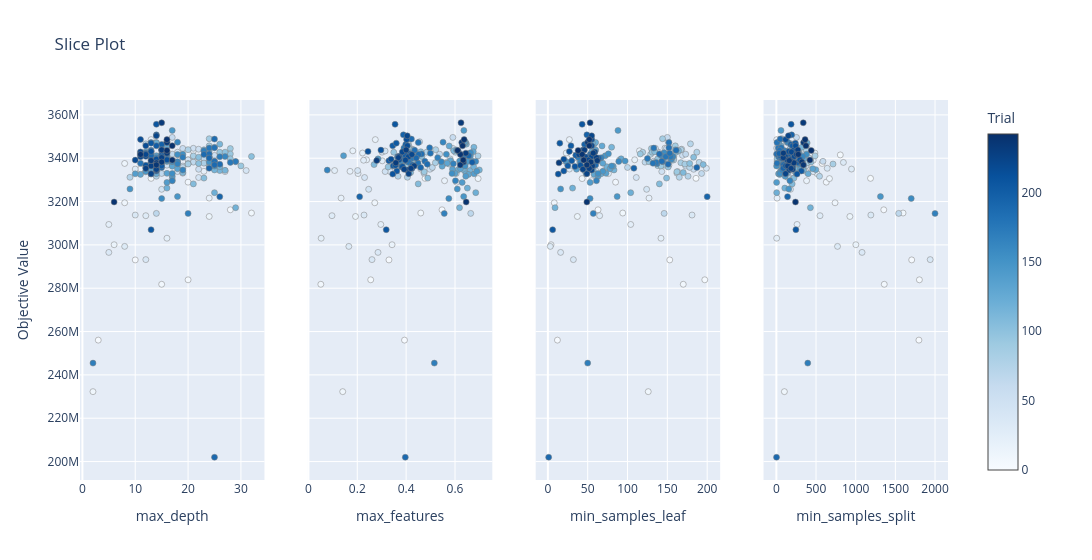

The code cell stored with this chart in its notebook:
### Code cell
plot_slice(study)

### Figure 1 — Plotly figure (JSON) as saved in the notebook; plotly's stock layout.template omitted (floating-point values rounded to 4 significant figures; data arrays with more than 128 entries replaced by an {"elided": "..."} marker saying what was removed)
{"data": [{"marker": {"color": {"elided": "241 int values"}, "colorbar": {"title": {"text": "Trial"}, "x": 1, "xpad": 40}, "colorscale": [[0, "rgb(247,251,255)"], [0.125, "rgb(222,235,247)"], [0.25, "rgb(198,219,239)"], [0.375, "rgb(158,202,225)"], [0.5, "rgb(107,174,214)"], [0.625, "rgb(66,146,198)"], [0.75, "rgb(33,113,181)"], [0.875, "rgb(8,81,156)"], [1, "rgb(8,48,107)"]], "line": {"color": "Grey", "width": 0.5}, "showscale": true}, "mode": "markers", "name": "Feasible Trial", "showlegend": false, "type": "scatter", "x": {"elided": "241 int values"}, "xaxis": "x", "y": {"elided": "241 int values"}, "yaxis": "y"}, {"marker": {"color": {"elided": "241 int values"}, "colorbar": {"title": {"text": "Trial"}, "x": 1, "xpad": 40}, "colorscale": [[0, "rgb(247,251,255)"], [0.125, "rgb(222,235,247)"], [0.25, "rgb(198,219,239)"], [0.375, "rgb(158,202,225)"], [0.5, "rgb(107,174,214)"], [0.625, "rgb(66,146,198)"], [0.75, "rgb(33,113,181)"], [0.875, "rgb(8,81,156)"], [1, "rgb(8,48,107)"]], "line": {"color": "Grey", "width": 0.5}, "showscale": false}, "mode": "markers", "name": "Feasible Trial", "showlegend": false, "type": "scatter", "x": {"elided": "241 float values"}, "xaxis": "x2", "y": {"elided": "241 int values"}, "yaxis": "y2"}, {"marker": {"color": {"elided": "241 int values"}, "colorbar": {"title": {"text": "Trial"}, "x": 1, "xpad": 40}, "colorscale": [[0, "rgb(247,251,255)"], [0.125, "rgb(222,235,247)"], [0.25, "rgb(198,219,239)"], [0.375, "rgb(158,202,225)"], [0.5, "rgb(107,174,214)"], [0.625, "rgb(66,146,198)"], [0.75, "rgb(33,113,181)"], [0.875, "rgb(8,81,156)"], [1, "rgb(8,48,107)"]], "line": {"color": "Grey", "width": 0.5}, "showscale": false}, "mode": "markers", "name": "Feasible Trial", "showlegend": false, "type": "scatter", "x": {"elided": "241 int values"}, "xaxis": "x3", "y": {"elided": "241 int values"}, "yaxis": "y3"}, {"marker": {"color": {"elided": "241 int values"}, "colorbar": {"title": {"text": "Trial"}, "x": 1, "xpad": 40}, "colorscale": [[0, "rgb(247,251,255)"], [0.125, "rgb(222,235,247)"], [0.25, "rgb(198,219,239)"], [0.375, "rgb(158,202,225)"], [0.5, "rgb(107,174,214)"], [0.625, "rgb(66,146,198)"], [0.75, "rgb(33,113,181)"], [0.875, "rgb(8,81,156)"], [1, "rgb(8,48,107)"]], "line": {"color": "Grey", "width": 0.5}, "showscale": false}, "mode": "markers", "name": "Feasible Trial", "showlegend": false, "type": "scatter", "x": {"elided": "241 int values"}, "xaxis": "x4", "y": {"elided": "241 int values"}, "yaxis": "y4"}], "layout": {"title": {"text": "Slice Plot"}, "width": 1200, "xaxis": {"anchor": "y", "domain": [0, 0.2125], "title": {"text": "max_depth"}}, "xaxis2": {"anchor": "y2", "domain": [0.2625, 0.475], "title": {"text": "max_features"}}, "xaxis3": {"anchor": "y3", "domain": [0.525, 0.7375], "title": {"text": "min_samples_leaf"}}, "xaxis4": {"anchor": "y4", "domain": [0.7875, 1], "title": {"text": "min_samples_split"}}, "yaxis": {"anchor": "x", "domain": [0, 1], "title": {"text": "Objective Value"}}, "yaxis2": {"anchor": "x2", "domain": [0, 1], "matches": "y", "showticklabels": false}, "yaxis3": {"anchor": "x3", "domain": [0, 1], "matches": "y", "showticklabels": false}, "yaxis4": {"anchor": "x4", "domain": [0, 1], "matches": "y", "showticklabels": false}}}
